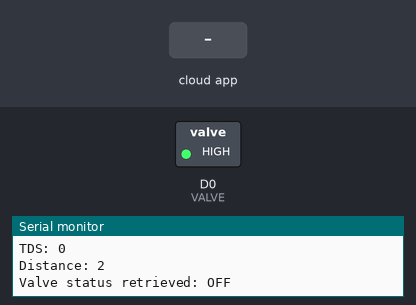
This sketch was run on a simulated ESP8266 (NodeMCU). On the bench: switched loads named in the sketch (green lamp = pin HIGH), the last lines printed to the serial monitor. Inputs (shaded band) come from the test bench. WiFi joins after 1.5 s; servers stay silent unless stated; the Firebase database answers and starts empty.

Above: at 2.7 s.
2.8 s: the phone or cloud app sets valve to 1
At 7.8 s:
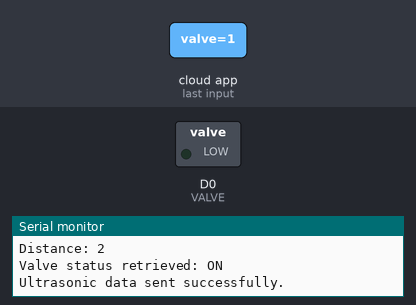
8.7 s: the phone or cloud app sets valve to 0
At 13.1 s:
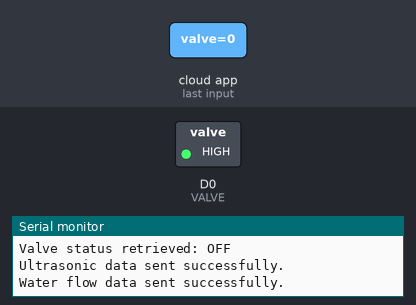
Timing chart, 0 to 14.6 s (numbered marks = the images above; inputs shaded):
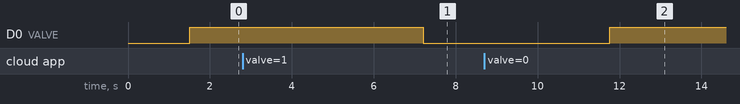

The sketch:

nodemcu_code.ino
```cpp
#include <SPI.h>
#include <FirebaseESP8266.h>
#include <ESP8266WiFi.h>
#include <EEPROM.h>
#include <SoftwareSerial.h>

// Define pins and credentials
SoftwareSerial myserial(D1, D2);
#define VALVE D0

#define FIREBASE_HOST "https://level-monitoring-system-default-rtdb.firebaseio.com"
#define FIREBASE_AUTH "KdjXtHpBMfENfUIw81nXAeRYQ7bVV8AVw7EsQ767"

#define WIFI_SSID "ashok"
#define WIFI_PASSWORD "ashoku1712"

FirebaseData firebaseData;
FirebaseConfig firebaseConfig;

void setup() {
  // Start serial communication
  Serial.begin(9600);
  myserial.begin(9600);

  // Connect to WiFi
  WiFi.begin(WIFI_SSID, WIFI_PASSWORD);
  Serial.print("Connecting to WiFi...");
  while (WiFi.status() != WL_CONNECTED) {
    Serial.print(".");
    delay(300);
  }
  Serial.println("\nConnected to WiFi.");

  // Initialize Firebase
  firebaseConfig.host = FIREBASE_HOST;
  firebaseConfig.signer.tokens.legacy_token = FIREBASE_AUTH;
  Firebase.begin(&firebaseConfig, NULL);
  Firebase.reconnectWiFi(true);

  // Set up the valve pin
  pinMode(VALVE, OUTPUT);
  digitalWrite(VALVE, HIGH); // Default: valve OFF
}

void loop() {
  String msg = myserial.readStringUntil('\r');
  Serial.println(msg);

  // Parsing incoming data (example format)
  int l, ph, tds, cost, dis, fl;
  float lit, co, flph;
  String s1, s2, s3, s4, s5;
  sscanf(msg.c_str(), "%s %d %s %d %s %d %s %d %s %d", s1, &l, s2, &dis, s3, &tds, s4, &cost, s5, &fl);
  lit = l / 100.0;
  co = lit * 10.0;
  flph = fl / 100.0;

  Serial.println("Parsed values:");
  Serial.println("Liters: " + String(lit));
  Serial.println("TDS: " + String(tds));
  Serial.println("Distance: " + String(dis));

  // Retrieve valve status from Firebase
  bool valveStatus;
  if (Firebase.getBool(firebaseData, "/main/valve", &valveStatus)) {
    Serial.print("Valve status retrieved: ");
    Serial.println(valveStatus ? "ON" : "OFF");
    digitalWrite(VALVE, valveStatus ? LOW : HIGH); // LOW = ON, HIGH = OFF
  } else {
    Serial.println("Failed to retrieve valve status: " + firebaseData.errorReason());
  }

  // Send sensor data to Firebase
  if (Firebase.setInt(firebaseData, "/main/sensor1/value", dis)) {
    Serial.println("Ultrasonic data sent successfully.");
  } else {
    Serial.println("Failed to send ultrasonic data: " + firebaseData.errorReason());
  }
  Firebase.setString(firebaseData, "/main/sensor1/name", "Ultrasonic Sensor");
  Firebase.setString(firebaseData, "/main/sensor1/msg", "Depth");
  Firebase.setString(firebaseData, "/main/sensor1/units", "cm");

  if (Firebase.setInt(firebaseData, "/main/sensor2/value", lit)) {
    Serial.println("Water flow data sent successfully.");
  } else {
    Serial.println("Failed to send water flow data: " + firebaseData.errorReason());
  }
  Firebase.setString(firebaseData, "/main/sensor2/name", "Water Flow Sensor");
  Firebase.setString(firebaseData, "/main/sensor2/msg", "Waterflow");
  Firebase.setString(firebaseData, "/main/sensor2/units", "L");

  if (Firebase.setInt(firebaseData, "/main/sensor3/value", tds)) {
    Serial.println("TDS data sent successfully.");
  } else {
    Serial.println("Failed to send TDS data: " + firebaseData.errorReason());
  }
  Firebase.setString(firebaseData, "/main/sensor3/name", "TDS Sensor");
  Firebase.setString(firebaseData, "/main/sensor3/msg", "Purity");
  Firebase.setString(firebaseData, "/main/sensor3/units", "ppm");

  if (Firebase.setInt(firebaseData, "/main/sensor4/value", flph)) {
    Serial.println("Flow rate data sent successfully.");
  } else {
    Serial.println("Failed to send flow rate data: " + firebaseData.errorReason());
  }
  Firebase.setString(firebaseData, "/main/sensor4/name", "Flow Sensor");
  Firebase.setString(firebaseData, "/main/sensor4/msg", "Flow rate");
  Firebase.setString(firebaseData, "/main/sensor4/units", "L/hr");

  // Delay for stability
  delay(1000);
}
```

Measured:
- after the input at 2.8 s, D0 (VALVE): HIGH → LOW after 4.4 s
- after the input at 8.7 s, D0 (VALVE): LOW → HIGH after 3.1 s
